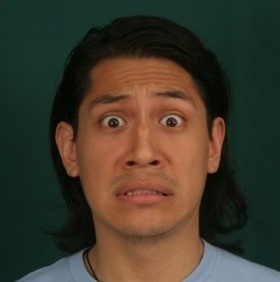
#> input picture Original_Images/10_fear_o.png, 280 x 282 px, found by its file name; its folder holds only this picture in this run
$ python ImageEdit.py
#> lines starting #> are read from the running program, lines starting #| are printed output that depends on the picture
#> further down, img is the input picture: shape (282, 280, 3); mean B, G, R 44.7, 58.6, 65.9
import cv2
import os
import shutil


def standardize(image, target_size=(256, 256)):
#> called with target_size = (256, 256)
    return cv2.resize(image, target_size, interpolation=cv2.INTER_AREA)


def grayscale(image):
    return cv2.cvtColor(image, cv2.COLOR_BGR2GRAY)
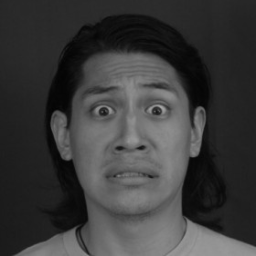
#> returned value: shape (256, 256); min 3, max 167, mean 59.2


def blur(image, kernel_size=9):
#> called with kernel_size = 9
    return cv2.GaussianBlur(image, (kernel_size, kernel_size), 0)
#> returned value: shape (256, 256, 3)


def low_res(image, scale=0.25):
#> called with scale = 0.25
    h, w = image.shape[:2]
#> h = 256; w = 256

    small = cv2.resize(
        image,
        (int(w * scale), int(h * scale)),
        interpolation=cv2.INTER_LINEAR
    )
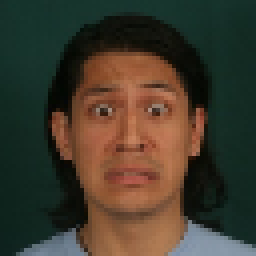
#> small: shape (64, 64, 3) (shown 4 times larger); mean of channels 0, 1, 2 44.8, 58.7, 66.1; drawn as B, G, R

    return cv2.resize(
        small,
        (w, h),
        interpolation=cv2.INTER_NEAREST
    )


def modify(image, target_size=(256, 256), blur_kernel_size=9, low_res_scale=0.25):
    image = standardize(image, target_size=target_size)

    grayscaled = grayscale(image)
    blurred = blur(image, kernel_size=blur_kernel_size)
    low_res_image = low_res(image, scale=low_res_scale)

    return image,grayscaled, blurred, low_res_image


def export(images, output_dir, name_list):
#> called with output_dir = 'Modified_images'
    iteration, emotion, image_type = name_list[0], name_list[1], name_list[2]
    image_types = ["o", "g", "b", "l"]

    if image_type == "o":
        for img, img_name in zip(images, image_types):
            name_list[2] = img_name
            output_filename = f"{('_').join(name_list)}.png"
            output_path = os.path.join(output_dir, output_filename)
            cv2.imwrite(output_path, img)

            print(f"Saved {output_path}")
#> this loop made 4 passes
#> img_name on passes 1 to 4: 'o', 'g', 'b', 'l'
#| Saved Modified_images/10_fear_o.png
#| Saved Modified_images/10_fear_g.png
#| Saved Modified_images/10_fear_b.png
#| Saved Modified_images/10_fear_l.png
#> after the loop, name_list = ['10', 'fear', 'l']


def distribute_images(input_dir, output_dir, num_tests=10):
#> called with input_dir = 'Modified_images', output_dir = 'Test_images', num_tests = 10
    for i in range(num_tests):
        os.makedirs(os.path.join(output_dir, f"test_{i+1}"), exist_ok=True)

    bases = set()

    for filename in os.listdir(input_dir):
        parts = os.path.splitext(filename)[0].split("_")
        bases.add(f"{parts[0]}_{parts[1]}")

    bases = sorted(bases, key=lambda x: int(x.split("_")[0]))

    for i, base in enumerate(bases):
        start = i % num_tests

        versions = sorted([
            f for f in os.listdir(input_dir)
            if f.startswith(base + "_")
        ])

        for j, filename in enumerate(versions):
            src = os.path.join(input_dir, filename)
            dst = os.path.join(
                output_dir,
                f"test_{(start + j) % num_tests + 1}",
                filename
            )

            shutil.copy2(src, dst)


input_dir = "Original_images"
output_dir = "Modified_images"

os.makedirs(output_dir, exist_ok=True)

extensions = (".png", ".jpg", ".jpeg", ".bmp", ".tif", ".tiff", ".webp")

for filename in os.listdir(input_dir):
    if filename.lower().endswith(extensions):
        input_path = os.path.join(input_dir, filename)

        name_list = os.path.splitext(filename)[0].split("_")
        img = cv2.imread(input_path)

        img_output = modify(img, target_size=(256, 256), blur_kernel_size=9, low_res_scale=0.25)

        export(img_output, output_dir, name_list)

print("Modification Done")

distribute_images(output_dir, "Test_images", num_tests=10)

print("Images Distributed")

$ run again, on Original_Images/14_surprise_o.png
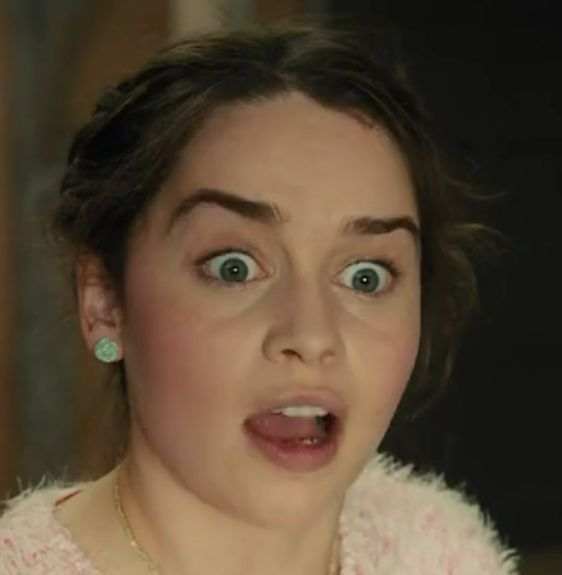
#> input picture Original_Images/14_surprise_o.png, 562 x 575 px, found by its file name
#> img is the input picture: shape (575, 562, 3); mean B, G, R 53.5, 72, 88.5
#> in grayscale, `return cv2.cvtColor(image, cv2.COLOR_BGR2GRAY)`:
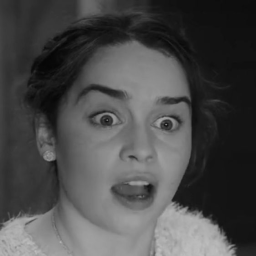
#> returned value: shape (256, 256); min 5, max 191, mean 74.8
#> in low_res, `small = cv2.resize( image, (int(w * scale), int(h * scale)), interpola..`:
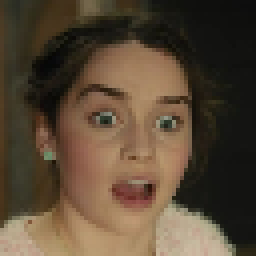
#> small: shape (64, 64, 3) (shown 4 times larger); mean of channels 0, 1, 2 53.7, 72.1, 88.6; drawn as B, G, R
#> the loop in export, `for img, img_name in zip(images, image_types):` made 4 passes
#> img_name on passes 1 to 4: 'o', 'g', 'b', 'l'
#> (printed output is left out)
#> after the loop in export, `for img, img_name in zip(images, image_types):`: name_list = ['14', 'surprise', 'l']

$ run again, on Original_Images/11_happy_o.png
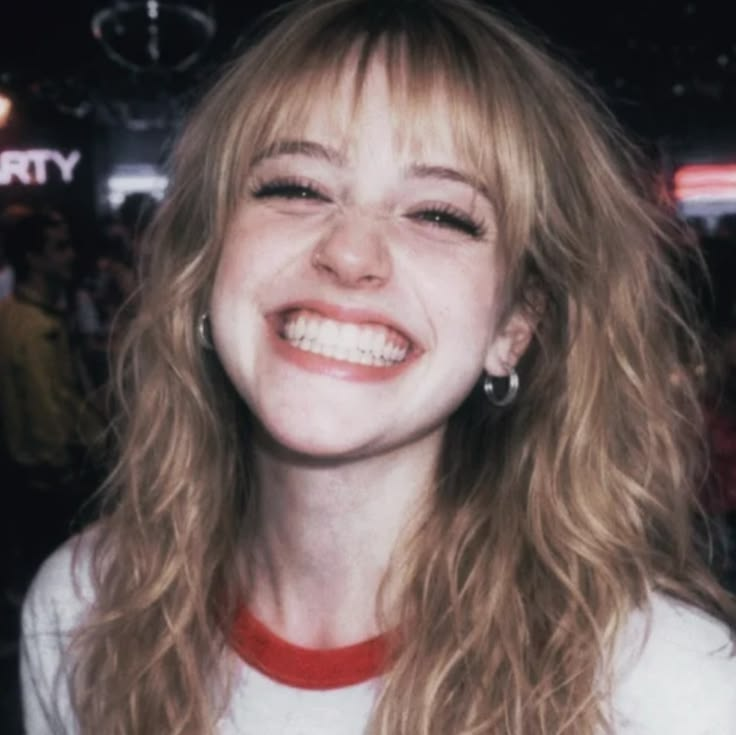
#> input picture Original_Images/11_happy_o.png, 736 x 735 px, found by its file name
#> img is the input picture: shape (735, 736, 3); mean B, G, R 91.3, 93.4, 109
#> in grayscale, `return cv2.cvtColor(image, cv2.COLOR_BGR2GRAY)`:
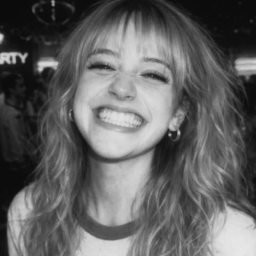
#> returned value: shape (256, 256); min 11, max 231, mean 97.8
#> in low_res, `return cv2.resize( small, (w, h), interpolation=cv2.INTER_NEAREST )`:
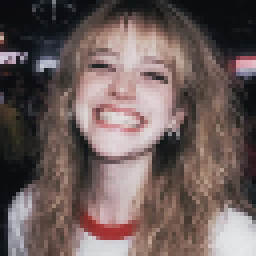
#> returned value: shape (256, 256, 3); mean of channels 0, 1, 2 91.6, 93.7, 109.2; drawn as B, G, R
#> the loop in export, `for img, img_name in zip(images, image_types):` made 4 passes
#> img_name on passes 1 to 4: 'o', 'g', 'b', 'l'
#> (printed output is left out)
#> after the loop in export, `for img, img_name in zip(images, image_types):`: name_list = ['11', 'happy', 'l']
